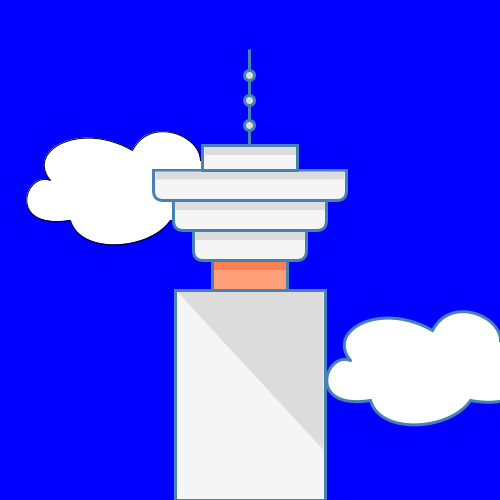
Frame 1 (no input)
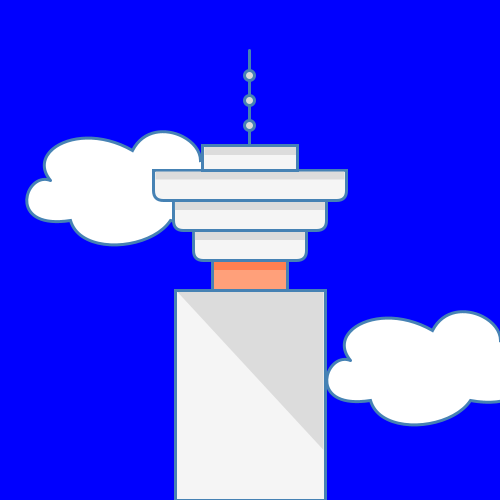
Frame 60 (the mouse pressed at the canvas centre just before this capture)
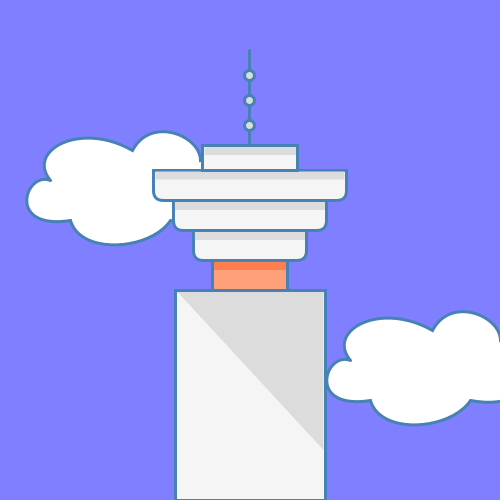
Frame 120 (the mouse held since frame 60 and released just before this capture)

The Processing sketch that drew these frames (run headless with seeded random() and noise(); from frame 60 on, the mouse is pressed at the canvas centre):

// Processing sketch: Class19_Celine
// ── Class19_Celine.pde
/*
 Author: Celine
 Title: Harbour Centre
 Source: https://wp.nyu.edu/shanghai-ima-documentation/foundations/interaction-lab/cy1323/recitation-6-processing-basics-celine-yu/
 Date: April 1, 2019
 
 
 */


int x = 0;
int y = 0;

int positionX = 300; 
int positionY = 300;

int xspeed = 0;

void setup() {
  size(500, 500);
  pixelDensity(2);
  background(175, 238, 238);
}

void draw() {
  background(255*mouseX/width, 255*mouseY/height, 255);

  // Back Cloud
  drawCloud(x, y, 0, 0);
  x = x + xspeed;

  drawBase();
  drawPlatform();
  drawAntenna();

  // Front Cloud
  drawCloud(x, y, 300, 180);
}

void drawAntenna () {
  strokeWeight(3);
  stroke(70, 130, 180);
  ellipse(249.5, 125, 10, 10);
  line(249.5, 130, 249.5, 145);
  ellipse(249.5, 100, 10, 10);
  line(249.5, 105, 249.5, 120);

  ellipse(249.5, 75, 10, 10);
  line(249.5, 80, 249.5, 95);

  line(249.5, 50, 249.5, 70);
}

void drawPlatform() {
  strokeWeight(3);
  stroke(70, 130, 180);
  fill(245, 245, 245);
  rect(193.75, 230, 112.5, 30, 0, 0, 10, 10);

  noStroke();
  fill(220, 220, 220);
  rect(194.9, 230, 110, 10);

  strokeWeight(3);
  stroke(70, 130, 180);
  fill(245, 245, 245);
  rect(173.75, 200, 152.5, 30, 0, 0, 10, 10);

  noStroke();
  fill(220, 220, 220);
  rect(174.9, 200, 150, 10);

  strokeWeight(3);
  stroke(70, 130, 180);
  fill(245, 245, 245);
  rect(153.75, 170, 192.5, 30, 0, 0, 10, 10);

  noStroke();
  fill(220, 220, 220);
  rect(155.5, 171.5, 189, 8);

  strokeWeight(3);
  stroke(70, 130, 180);
  fill(245, 245, 245);
  rect(202.5, 145, 95, 25);

  noStroke();
  fill(220, 220, 220);
  rect(204.5, 147, 91.5, 8);
}

void drawCloud(int x, int y, int positionX, int positionY) {
  pushMatrix();
  fill(255);
  translate (positionX, positionY);
  translate (x, y);
  beginShape();
  vertex(50, 180);
  bezierVertex(25, 150, 80, 120, 132, 150);
  bezierVertex(150, 115, 200, 135, 200, 160);
  bezierVertex(250, 150, 250, 235, 170, 220);
  bezierVertex(150, 250, 80, 255, 70, 220);
  bezierVertex(5, 230, 25, 170, 50, 180);
  endShape();
  popMatrix();
}

void drawBase() {
  noStroke();

  // light part
  fill(255, 160, 122);
  rect(212.5, 260, 75, 30);

  fill(255, 127, 80);
  rect(212.5, 260, 75, 10);
  // end of light part

  strokeWeight(3);
  stroke(70, 130, 180);
  line(212.5, 290, 212.5, 260);
  line(287.5, 290, 287.5, 260);

  fill(245, 245, 245);
  rect(175, 290, 150, 210);

  fill(220, 220, 220);
  noStroke();
  triangle(177.5, 292, 323.5, 292, 323.5, 450);
}

// Cloud Movement
void keyPressed() {
  if (key == CODED) {
    if (keyCode == RIGHT) {
      xspeed = 3;
    }
  } 
  if (keyCode == LEFT) {
    xspeed = -3;
  } else if (keyCode == SHIFT) {
    xspeed = 0;
  }
}
